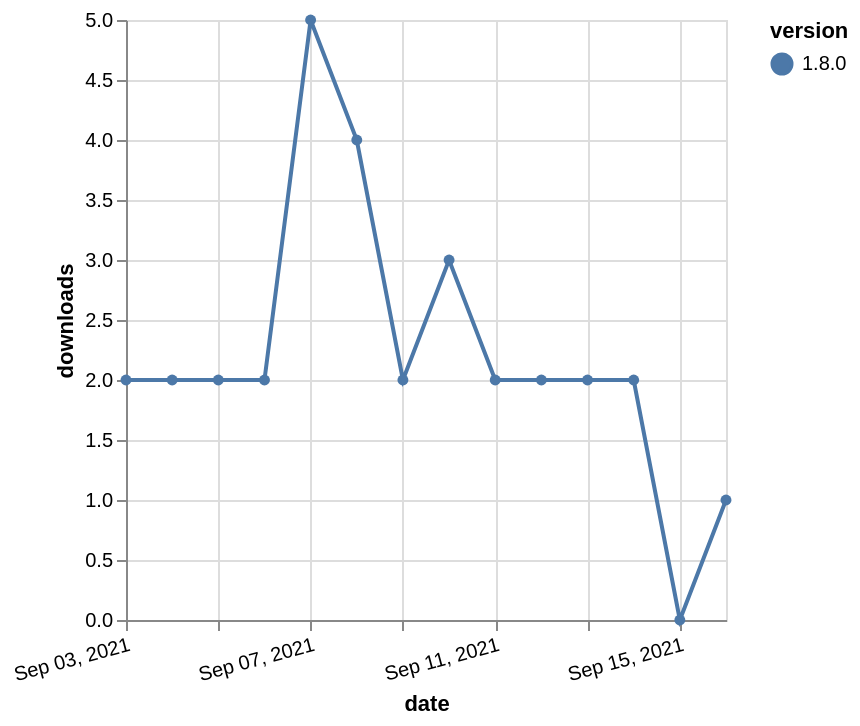

Specify this chart in Vega-Lite:
### Vega-Lite specification from a JSON file in a GitHub repository (floating-point values rounded to 4 significant figures)
{"$schema": "https://vega.github.io/schema/vega-lite/v5.json", "description": "A simple bar chart with embedded data.", "data": {"values": [{"date": "2021-09-03", "total": 6590, "delta": 2, "version": "1.8.0"}, {"date": "2021-09-04", "total": 6592, "delta": 2, "version": "1.8.0"}, {"date": "2021-09-05", "total": 6594, "delta": 2, "version": "1.8.0"}, {"date": "2021-09-06", "total": 6596, "delta": 2, "version": "1.8.0"}, {"date": "2021-09-07", "total": 6601, "delta": 5, "version": "1.8.0"}, {"date": "2021-09-08", "total": 6605, "delta": 4, "version": "1.8.0"}, {"date": "2021-09-09", "total": 6607, "delta": 2, "version": "1.8.0"}, {"date": "2021-09-10", "total": 6610, "delta": 3, "version": "1.8.0"}, {"date": "2021-09-11", "total": 6612, "delta": 2, "version": "1.8.0"}, {"date": "2021-09-12", "total": 6614, "delta": 2, "version": "1.8.0"}, {"date": "2021-09-13", "total": 6616, "delta": 2, "version": "1.8.0"}, {"date": "2021-09-14", "total": 6618, "delta": 2, "version": "1.8.0"}, {"date": "2021-09-15", "total": 6618, "delta": 0, "version": "1.8.0"}, {"date": "2021-09-16", "total": 6619, "delta": 1, "version": "1.8.0"}]}, "width": "container", "mark": {"type": "line", "point": {"filled": true}}, "encoding": {"x": {"field": "date", "type": "temporal", "timeUnit": "yearmonthdate", "title": "date", "axis": {"labelAngle": -15}}, "y": {"field": "delta", "type": "quantitative", "title": "downloads"}, "color": {"field": "version", "type": "nominal"}, "tooltip": {"field": "delta"}}}
